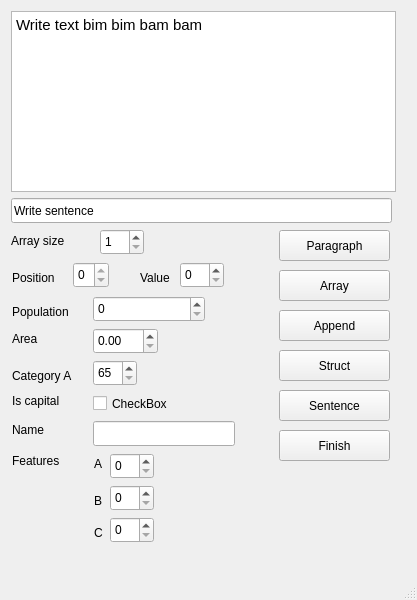
<?xml version="1.0" encoding="UTF-8"?>
<ui version="4.0">
 <class>MainWindow</class>
 <widget class="QMainWindow" name="MainWindow">
  <property name="geometry">
   <rect>
    <x>0</x>
    <y>0</y>
    <width>417</width>
    <height>600</height>
   </rect>
  </property>
  <property name="windowTitle">
   <string>MainWindow</string>
  </property>
  <widget class="QWidget" name="centralwidget">
   <widget class="QPushButton" name="finishBtn">
    <property name="geometry">
     <rect>
      <x>279</x>
      <y>430</y>
      <width>111</width>
      <height>31</height>
     </rect>
    </property>
    <property name="maximumSize">
     <size>
      <width>200</width>
      <height>16777215</height>
     </size>
    </property>
    <property name="text">
     <string>Finish</string>
    </property>
   </widget>
   <widget class="QPushButton" name="arrayBtn">
    <property name="geometry">
     <rect>
      <x>279</x>
      <y>270</y>
      <width>111</width>
      <height>31</height>
     </rect>
    </property>
    <property name="maximumSize">
     <size>
      <width>200</width>
      <height>16777215</height>
     </size>
    </property>
    <property name="text">
     <string>Array</string>
    </property>
   </widget>
   <widget class="QPushButton" name="parargraphBtn">
    <property name="geometry">
     <rect>
      <x>279</x>
      <y>230</y>
      <width>111</width>
      <height>31</height>
     </rect>
    </property>
    <property name="maximumSize">
     <size>
      <width>200</width>
      <height>16777215</height>
     </size>
    </property>
    <property name="text">
     <string>Paragraph</string>
    </property>
   </widget>
   <widget class="QPushButton" name="sentenceBtn">
    <property name="geometry">
     <rect>
      <x>279</x>
      <y>390</y>
      <width>111</width>
      <height>31</height>
     </rect>
    </property>
    <property name="maximumSize">
     <size>
      <width>200</width>
      <height>16777215</height>
     </size>
    </property>
    <property name="text">
     <string>Sentence</string>
    </property>
   </widget>
   <widget class="QPushButton" name="structBtn">
    <property name="geometry">
     <rect>
      <x>279</x>
      <y>350</y>
      <width>111</width>
      <height>31</height>
     </rect>
    </property>
    <property name="maximumSize">
     <size>
      <width>200</width>
      <height>16777215</height>
     </size>
    </property>
    <property name="text">
     <string>Struct</string>
    </property>
   </widget>
   <widget class="QPushButton" name="appendBtn">
    <property name="geometry">
     <rect>
      <x>279</x>
      <y>310</y>
      <width>111</width>
      <height>31</height>
     </rect>
    </property>
    <property name="maximumSize">
     <size>
      <width>200</width>
      <height>16777215</height>
     </size>
    </property>
    <property name="text">
     <string>Append</string>
    </property>
   </widget>
   <widget class="QTextEdit" name="textEdit">
    <property name="geometry">
     <rect>
      <x>11</x>
      <y>11</y>
      <width>385</width>
      <height>181</height>
     </rect>
    </property>
    <property name="html">
     <string>&lt;!DOCTYPE HTML PUBLIC &quot;-//W3C//DTD HTML 4.0//EN&quot; &quot;http://www.w3.org/TR/REC-html40/strict.dtd&quot;&gt;
&lt;html&gt;&lt;head&gt;&lt;meta name=&quot;qrichtext&quot; content=&quot;1&quot; /&gt;&lt;meta charset=&quot;utf-8&quot; /&gt;&lt;style type=&quot;text/css&quot;&gt;
p, li { white-space: pre-wrap; }
hr { height: 1px; border-width: 0; }
li.unchecked::marker { content: &quot;\2610&quot;; }
li.checked::marker { content: &quot;\2612&quot;; }
&lt;/style&gt;&lt;/head&gt;&lt;body style=&quot; font-family:'Ubuntu'; font-size:11pt; font-weight:400; font-style:normal;&quot;&gt;
&lt;p style=&quot; margin-top:0px; margin-bottom:0px; margin-left:0px; margin-right:0px; -qt-block-indent:0; text-indent:0px;&quot;&gt;Write text bim bim bam bam&lt;/p&gt;&lt;/body&gt;&lt;/html&gt;</string>
    </property>
   </widget>
   <widget class="QLineEdit" name="lineEdit">
    <property name="geometry">
     <rect>
      <x>11</x>
      <y>198</y>
      <width>381</width>
      <height>25</height>
     </rect>
    </property>
    <property name="text">
     <string>Write sentence</string>
    </property>
   </widget>
   <widget class="QSpinBox" name="sizeBox">
    <property name="geometry">
     <rect>
      <x>100</x>
      <y>229</y>
      <width>44</width>
      <height>26</height>
     </rect>
    </property>
    <property name="minimum">
     <number>1</number>
    </property>
   </widget>
   <widget class="QLabel" name="label_2">
    <property name="geometry">
     <rect>
      <x>11</x>
      <y>230</y>
      <width>81</width>
      <height>21</height>
     </rect>
    </property>
    <property name="text">
     <string>Array size</string>
    </property>
   </widget>
   <widget class="QLabel" name="label_9">
    <property name="geometry">
     <rect>
      <x>12</x>
      <y>421</y>
      <width>40</width>
      <height>17</height>
     </rect>
    </property>
    <property name="text">
     <string>Name</string>
    </property>
   </widget>
   <widget class="QSpinBox" name="populationBox">
    <property name="geometry">
     <rect>
      <x>93</x>
      <y>296</y>
      <width>112</width>
      <height>26</height>
     </rect>
    </property>
    <property name="maximum">
     <number>2147483647</number>
    </property>
   </widget>
   <widget class="QLabel" name="label_10">
    <property name="geometry">
     <rect>
      <x>12</x>
      <y>452</y>
      <width>59</width>
      <height>17</height>
     </rect>
    </property>
    <property name="text">
     <string>Features</string>
    </property>
   </widget>
   <widget class="QLabel" name="label_5">
    <property name="geometry">
     <rect>
      <x>12</x>
      <y>296</y>
      <width>81</width>
      <height>31</height>
     </rect>
    </property>
    <property name="text">
     <string>Population</string>
    </property>
   </widget>
   <widget class="QCheckBox" name="checkBox">
    <property name="geometry">
     <rect>
      <x>93</x>
      <y>392</y>
      <width>92</width>
      <height>23</height>
     </rect>
    </property>
    <property name="text">
     <string>CheckBox</string>
    </property>
   </widget>
   <widget class="QLabel" name="categotyLbl">
    <property name="geometry">
     <rect>
      <x>12</x>
      <y>360</y>
      <width>91</width>
      <height>31</height>
     </rect>
    </property>
    <property name="text">
     <string>Category A</string>
    </property>
   </widget>
   <widget class="QLabel" name="label_8">
    <property name="geometry">
     <rect>
      <x>12</x>
      <y>392</y>
      <width>59</width>
      <height>17</height>
     </rect>
    </property>
    <property name="text">
     <string>Is capital</string>
    </property>
   </widget>
   <widget class="QLabel" name="label_7">
    <property name="geometry">
     <rect>
      <x>12</x>
      <y>328</y>
      <width>71</width>
      <height>21</height>
     </rect>
    </property>
    <property name="text">
     <string>Area</string>
    </property>
   </widget>
   <widget class="QLineEdit" name="nameLine">
    <property name="geometry">
     <rect>
      <x>93</x>
      <y>421</y>
      <width>142</width>
      <height>25</height>
     </rect>
    </property>
    <property name="maxLength">
     <number>50</number>
    </property>
   </widget>
   <widget class="QDoubleSpinBox" name="areaDBox">
    <property name="geometry">
     <rect>
      <x>93</x>
      <y>328</y>
      <width>65</width>
      <height>26</height>
     </rect>
    </property>
   </widget>
   <widget class="QSpinBox" name="categoryBox">
    <property name="geometry">
     <rect>
      <x>93</x>
      <y>360</y>
      <width>44</width>
      <height>26</height>
     </rect>
    </property>
    <property name="minimum">
     <number>65</number>
    </property>
    <property name="maximum">
     <number>90</number>
    </property>
   </widget>
   <widget class="QLabel" name="label_13">
    <property name="geometry">
     <rect>
      <x>94</x>
      <y>517</y>
      <width>31</width>
      <height>31</height>
     </rect>
    </property>
    <property name="text">
     <string>C</string>
    </property>
   </widget>
   <widget class="QSpinBox" name="aBox">
    <property name="geometry">
     <rect>
      <x>110</x>
      <y>453</y>
      <width>44</width>
      <height>26</height>
     </rect>
    </property>
   </widget>
   <widget class="QLabel" name="label_11">
    <property name="geometry">
     <rect>
      <x>94</x>
      <y>453</y>
      <width>21</width>
      <height>21</height>
     </rect>
    </property>
    <property name="text">
     <string>A</string>
    </property>
   </widget>
   <widget class="QSpinBox" name="cBox">
    <property name="geometry">
     <rect>
      <x>110</x>
      <y>517</y>
      <width>44</width>
      <height>26</height>
     </rect>
    </property>
   </widget>
   <widget class="QLabel" name="label_12">
    <property name="geometry">
     <rect>
      <x>94</x>
      <y>485</y>
      <width>31</width>
      <height>31</height>
     </rect>
    </property>
    <property name="text">
     <string>B</string>
    </property>
   </widget>
   <widget class="QSpinBox" name="bBox">
    <property name="geometry">
     <rect>
      <x>110</x>
      <y>485</y>
      <width>44</width>
      <height>26</height>
     </rect>
    </property>
   </widget>
   <widget class="QLabel" name="label_4">
    <property name="geometry">
     <rect>
      <x>140</x>
      <y>262</y>
      <width>51</width>
      <height>31</height>
     </rect>
    </property>
    <property name="text">
     <string>Value</string>
    </property>
   </widget>
   <widget class="QSpinBox" name="valueBox">
    <property name="geometry">
     <rect>
      <x>180</x>
      <y>262</y>
      <width>44</width>
      <height>26</height>
     </rect>
    </property>
   </widget>
   <widget class="QLabel" name="label_3">
    <property name="geometry">
     <rect>
      <x>12</x>
      <y>262</y>
      <width>61</width>
      <height>31</height>
     </rect>
    </property>
    <property name="text">
     <string>Position</string>
    </property>
   </widget>
   <widget class="QSpinBox" name="posBox">
    <property name="geometry">
     <rect>
      <x>73</x>
      <y>262</y>
      <width>36</width>
      <height>26</height>
     </rect>
    </property>
    <property name="maximum">
     <number>0</number>
    </property>
   </widget>
  </widget>
  <widget class="QMenuBar" name="menubar">
   <property name="geometry">
    <rect>
     <x>0</x>
     <y>0</y>
     <width>417</width>
     <height>22</height>
    </rect>
   </property>
  </widget>
  <widget class="QStatusBar" name="statusbar"/>
 </widget>
 <resources/>
 <connections/>
</ui>
